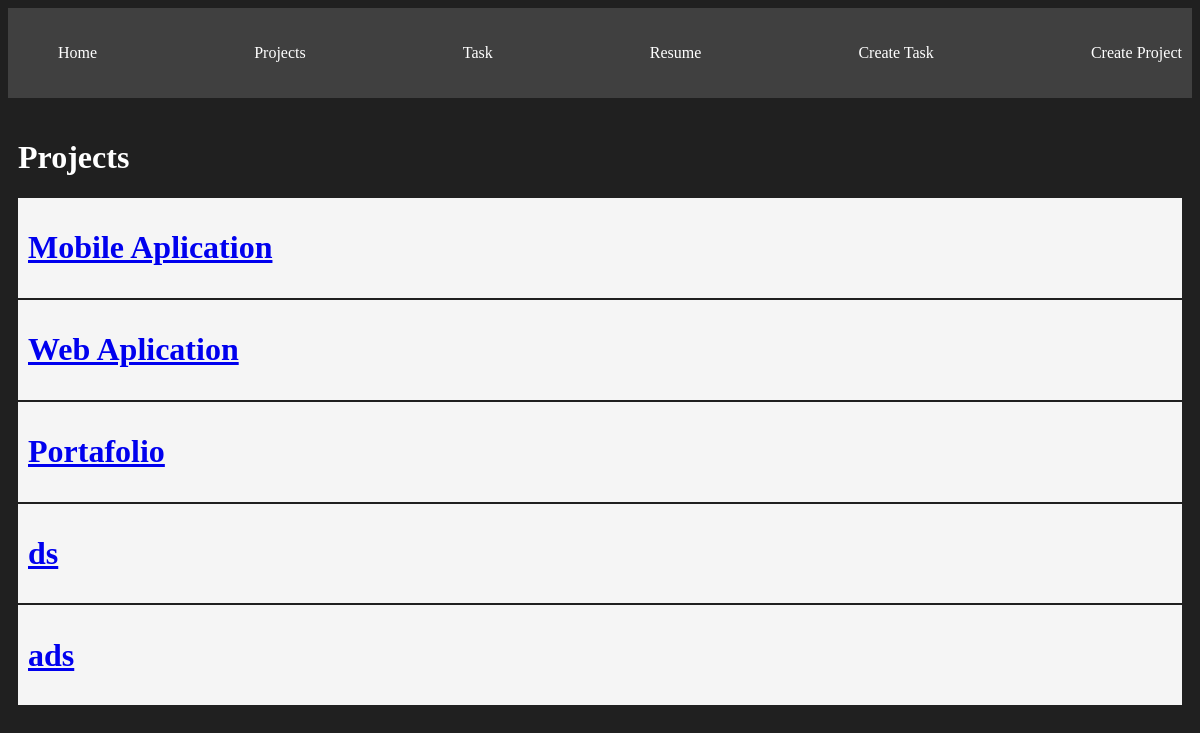
/projects/, run on the app's committed database.
### myapp/models.py (models this page shows)
class project(models.Model):
    name = models.CharField(max_length=200)
    def __str__(self):
        return self.name

### myapp/views.py (the view)
# urls.py: path('projects/', views.projects, name='projects'),
def projects(request):
    projects = project.objects.all()
    return render(request, "projects/projects.html", {
        'projects':projects
        })

### myapp/templates/projects/projects.html
{% extends 'layouts/base.html' %}
{% block content %}
<h1>Projects</h1>
{% for project in projects %}
<div class="card">
    <a href="{% url 'projects details' project.id %}"><h1>{{ project }}</h1> </a>
</div>
{% endfor %}
{% endblock %}

### myapp/static/styles/main.css (style rules this page uses)
body { background: #202020; color: white; }
.card { background: whitesmoke; color: #202020; padding: 10px; margin-bottom: 2px; }

### data on the page
project: name "Mobile Aplication"
project: name "Web Aplication"
project: name "Portafolio"
project: name "ds"
project: name "ads"
